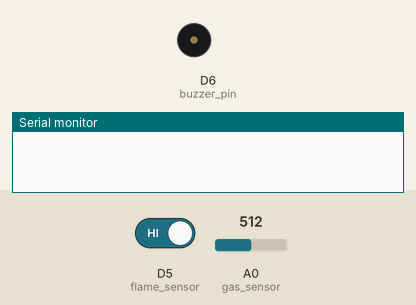
Simulated run of this sketch. Board: ESP8266 (NodeMCU). Shown: buzzer (waves = sounding, pin HIGH), the last lines printed to the serial monitor. The test bench sets the inputs (shaded band); at power-on: D5 (flame_sensor) HIGH, A0 (gas_sensor) = 512. WiFi joins after 1.5 s; servers stay silent unless stated.

Above: at 0.1 s.
At 3.5 s:
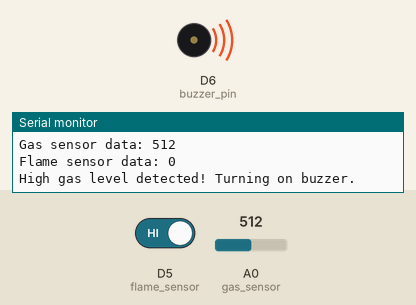
3.6 s: D5 (flame_sensor) driven LOW
Timing chart, 0 to 6.6 s (numbered marks = the images above; inputs shaded):
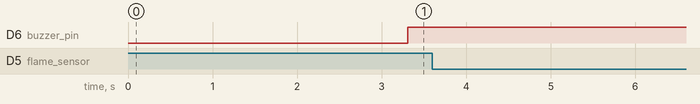

The sketch:

main_firedetection_gasdetection.ino
```cpp
#define BLYNK_TEMPLATE_ID "TMPL6PXP3MlLw"
#define BLYNK_TEMPLATE_NAME "smart detection"
#define BLYNK_AUTH_TOKEN "Ik2psx9qdr5U0Za9nbMJnLGhY82JkLfx"

/* Comment this out to disable prints and save space */
#define BLYNK_PRINT Serial

#include <ESP8266WiFi.h>
#include <BlynkSimpleEsp8266.h>

int flame_sensor = D5;
int gas_sensor = A0;
int buzzer_pin = D6;  // Pin connected to the buzzer
char ssid[] = "Noman.";
char pass[] = "0987654321";

BlynkTimer timer;

void sendSensorData() {
  int gas_data = analogRead(gas_sensor);
  int flame_data = !digitalRead(flame_sensor);

  Serial.println("Gas sensor data: " + String(gas_data));
  Serial.println("Flame sensor data: " + String(flame_data));

  // Send data to Blynk app
  Blynk.virtualWrite(V0, flame_data);
  Blynk.virtualWrite(V1, gas_data);

  // Buzzer logic
  if (flame_data == 1) {
    Serial.println("Flame detected! Turning on buzzer for 10 seconds.");
    digitalWrite(buzzer_pin, HIGH);  // Turn on the buzzer
    delay(10000);  // Keep the buzzer on for 10 seconds
    digitalWrite(buzzer_pin, LOW);   // Turn off the buzzer
  } else if (gas_data > 500) {
    Serial.println("High gas level detected! Turning on buzzer.");
    digitalWrite(buzzer_pin, HIGH);  // Turn on the buzzer
  } else {
    digitalWrite(buzzer_pin, LOW);   // Turn off the buzzer if no flame or gas
  }
}

void setup() {
  Serial.begin(115200);

  WiFi.begin(ssid, pass);
  while (WiFi.status() != WL_CONNECTED) {
    delay(1000);
    Serial.println("Connecting to Wi-Fi...");
  }
  Serial.println("Connected to Wi-Fi");

  Blynk.begin(BLYNK_AUTH_TOKEN, ssid, pass);

  pinMode(buzzer_pin, OUTPUT);  // Set buzzer pin as OUTPUT
  pinMode(flame_sensor, INPUT); // Set flame sensor pin as INPUT
  pinMode(gas_sensor, INPUT);   // Set gas sensor pin as INPUT

  timer.setInterval(1000L, sendSensorData);  // Send sensor data every 1 second
}

void loop() {
  Blynk.run();
  timer.run();  // Runs the sensor data sending function
}
```
